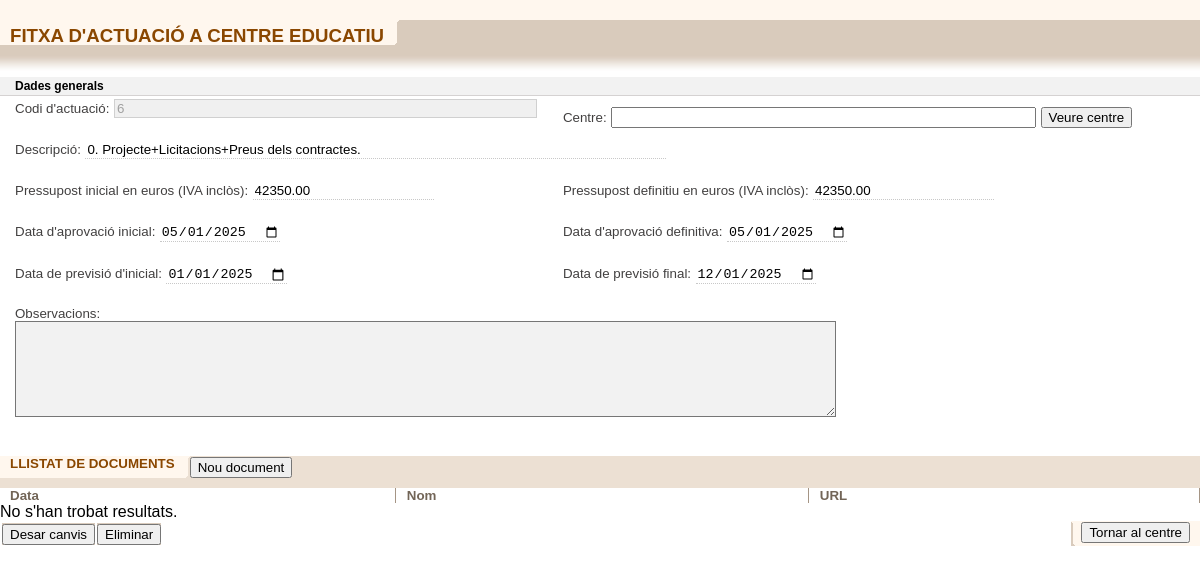
The page /conveni/actuacioConveniForm.php?id_centre=322&id_conveni=5&id=6 on the database its author committed.
### tables this page shows
CREATE TABLE `actuacio_conveni` (
  `id` int(11) NOT NULL,
  `centre_id` int(11) NOT NULL,
  `conveni_id` int(11) NOT NULL,
  `codi` varchar(50) DEFAULT NULL,
  `descripcio` text DEFAULT NULL,
  `pressupost_inicial` decimal(12,2) DEFAULT NULL,
  `pressupost_definitiu` decimal(12,2) DEFAULT NULL,
  `aprovacio_inicial` date DEFAULT NULL,
  `aprovacio_definitiva` date DEFAULT NULL,
  `previsio_inici` date DEFAULT NULL,
  `previsio_final` date DEFAULT NULL,
  `observacions` text DEFAULT NULL
);

### conveni/actuacioConveniForm.php (the view, shortened to what this page needs)
<!DOCTYPE html>
<?php
	include '../connectarBD.php';
	$id = $_GET['id'] ?? null;
	$id_centre = $_GET['id_centre'] ?? '';
	$nom_centre = $_GET['nom_centre'] ?? '';
	$id_conveni = $_GET['id_conveni'] ?? '';
	$actuacio = [
		'id' => '',
		'centre_id' => '',
		'Centre' => '',
		'descripcio' => '',
		'pressupost_inicial' => '',
		'pressupost_definitiu' => '',
		'aprovacio_inicial' => '',
		'aprovacio_definitiva' => '',
		'previsio_inici' => '',
		'previsio_final' => '',
		'observacions' => ''
	];
	if ($id) {
		$sql = "SELECT
			act.id,
			act.centre_id,
			act.descripcio,
			act.pressupost_inicial,
			act.pressupost_definitiu,
			act.aprovacio_inicial,
			act.aprovacio_definitiva,
			act.previsio_inici,
			act.previsio_final,
			act.observacions,
			cen.Centre
		FROM actuacio_conveni act, centres cen
		WHERE cen.id = act.centre_id
			AND act.id = ?;";
		$stmt = $connexio->prepare($sql);
		$stmt->bind_param("i", $id);
		$stmt->execute();
		$result = $stmt->get_result();
		$actuacio = $result->fetch_assoc();
	}
	if ($id) {
		$stmt = $connexio->prepare("SELECT id, nom, data, url, tipus_id FROM document_actuacio_conveni WHERE actuacio_id = ?");
		$stmt->bind_param("i", $id);
		$stmt->execute();
		$result_documents = $stmt->get_result();
	}
?>
<html>
<head>
	<link rel="stylesheet" href="../css/estilos.css" type="text/css" />
	<link rel="stylesheet" href="../css/estilos_ficha_2.css" type="text/css" />
</head>
<body class="contenido" onload="ocultarFondoPrincipal();">
	<div class="contenedorFiltro"></div>
	<ul class="botoneraFicha">
		<li class="tituloFicha">
			<p class="posicionTituloFicha">FITXA D'ACTUACIÓ A CENTRE EDUCATIU</p>
		</li>
	</ul>
	<div class="espacioMarron">&nbsp;</div>
	<div id="fichaEditable" style="background-color:#ffffff;">
		<div class="cabeceraFicha"></div>
			<form name="entidad" method="post" action="actuacioConveniInsertUpdate.php">
				<div class="contenedorFicha">
					<div class="tituloSeccion">
						<p class="textoTituloSeccion">Dades generals</p>
					</div>
					<table>
						<tr>
							<td>
								<label for="codi" class="campoFicha_Blanca">Codi d'actuació:</label>
								<input type="text" id="codi" name="codi" class="formularioFicha" size="50" value="<?= $actuacio['id'] ?>" disabled ><br><br>
							</td>
							<td>
								<label class="campoFicha_Blanca">Centre:</label>
								<input type="text" name="centre" size="50" value="<?= $nom_centre ?>" readonly>
								<button type="button" onclick="obrirCentre()">Veure centre</button>
							</td>
						</tr>
						<tr>
							<td colspan="3">
								<label for="descripcio" class="campoFicha_Blanca">Descripció:</label>
								<input type="text" id="descripcio" name="descripcio" class="formularioFicha" size="70" value="<?= $actuacio['descripcio'] ?>"><br><br>
							</td>
						</tr>
						<tr>
							<td>
								<label for="pressupost_inicial" class="campoFicha_Blanca">Pressupost inicial en euros (IVA inclòs):</label>
								<input type="text" id="pressupost_inicial" name="pressupost_inicial" class="formularioFicha" value="<?= $actuacio['pressupost_inicial'] ?>"><br><br>
							</td>
							<td>
								<label for="pressupost_definitiu" class="campoFicha_Blanca">Pressupost definitiu en euros (IVA inclòs):</label>
								<input type="text" id="pressupost_definitiu" name="pressupost_definitiu" class="formularioFicha" value="<?= $actuacio['pressupost_definitiu'] ?>"><br><br>
							</td>
						</tr>
						<tr>
							<td>
								<label for="aprovacio_inicial" class="campoFicha_Blanca">Data d'aprovació inicial:</label>
								<input type="date" id="aprovacio_inicial" name="aprovacio_inicial" class="formularioFicha"
									value="<?= !empty($actuacio['aprovacio_inicial']) ? date('Y-m-d', strtotime($actuacio['aprovacio_inicial'])) : '' ?>"><br><br>
							</td>
							<td>
								<label for="aprovacio_definitiva" class="campoFicha_Blanca">Data d'aprovació definitiva:</label>
								<input type="date" id="aprovacio_definitiva" name="aprovacio_definitiva" class="formularioFicha" value="<?= !empty($actuacio['aprovacio_definitiva']) ? date('Y-m-d', strtotime($actuacio['aprovacio_definitiva'])) : '' ?>"><br><br>
							</td>
						</tr>
						<tr>
							<td>
								<label for="previsio_inici" class="campoFicha_Blanca">Data de previsió d'inicial:</label>
								<input type="date" id="previsio_inici" name="previsio_inici" class="formularioFicha" value="<?= !empty($actuacio['previsio_inici']) ? date('Y-m-d', strtotime($actuacio['previsio_inici'])) : '' ?>"><br><br>
							</td>
							<td>
								<label for="previsio_final" class="campoFicha_Blanca">Data de previsió final:</label>
								<input type="date" id="previsio_final" name="previsio_final" class="formularioFicha" value="<?= !empty($actuacio['previsio_final']) ? date('Y-m-d', strtotime($actuacio['previsio_final'])) : '' ?>"><br><br>
							</td>
						</tr>
						<tr>
							<td colspan="3">
								<label for="observacions" class="campoFicha_Blanca" style="align-self:start; display:grid">Observacions:</label>
								<textarea name="observacions" id="observacions" class="contenedorFicha_Blanca" rows="6" cols="100"><?= $actuacio['observacions'] ?></textarea>
							</td>
						</tr>
					</table>
				</div>
				<br><br>
				<?php if ($id): ?>
				<div class="contenedorFicha">
					<ul class="botoneraListado">
						<li class="tituloListado">LLISTAT DE DOCUMENTS</li>
						<li class="fondoBotoneraListado">
							<input type="button" class="boton" value="Nou document" onclick="location.href='documentActuacioConveniForm.php?id_actuacio=<?php echo $id ?>&id_centre=<?php echo $id_centre ?>&id_conveni=<?php echo $id_conveni ?>';">
						</li>
					</ul>
					<div class="espacioMarronClaro"></div>
					<div id="cuerpo" class="scroll_total">
						<table class="listado" cellpadding="0" cellspacing="0" width="100%">
							<thead>
								<tr>
									<th class="campoCabeceraListadoInicial">Data</th>
									<th class="campoCabeceraListado">Nom</th>
									<th class="campoCabeceraListado">URL</th>
								</tr>
							</thead>
							<tbody>
								<?php
								if ($result_documents && $result_documents->num_rows > 0) {
									while ($row = $result_documents->fetch_assoc()) {
                                        $idDoc = $row["id"];
										echo "<tr onclick=\"window.location.href='documentActuacioConveniForm.php?id_document=$idDoc&id_actuacio=$id&id_centre=$id_centre&id_conveni=$id_conveni'\">";
										echo "<td class='campoListadoInicial'>". date('Y-m-d', strtotime($row["data"])). "</td>";
										echo "<td class='campoListadoInicial'>". $row["nom"]. "</td>";
										echo "<td class='campoListado'>";
										if (!empty($row['url'])) {
											echo "<a href='" . htmlspecialchars($row['url']) . "' onclick=\"event.preventDefault(); event.stopPropagation(); window.open(this.href, '_blank');\">Veure Document</a>";
										}
										echo "</td>";
										echo "</a></tr>";
									}
								} else {
									echo "<tr><td colspan='3'>No s'han trobat resultats.</td></tr>";
								}
							?>
							</tbody>
						</table>
					</div>
				</div>
				<?php endif; ?>
			</div>
			<li class="fondoBotoneraFicha">
				<input type="submit" class="boton" onclick="return confirm('Estàs segur de desar els canvis?');" value="Desar canvis">
			</li>
	<form method="get" action="actuacioConveniDelete.php">
		<li class="fondoBotoneraFicha">
			<button type="submit" class="boton" onclick="return confirm('Estàs segur de borrar aquesta actuació?');">Eliminar</button>
		</li>
	</form>
	<li class="volverFicha">
		<input type="button" class="boton" value="Tornar al centre" onclick="window.location.href='centreConveniForm.php?id_centre=<?php echo $id_centre ?>&id_conveni=<?php echo $id_conveni ?>'">
	</li>
</body>
</html>

### css/estilos.css (style rules this page uses)
body.contenido { margin:0px; font-family:arial; background-color:transparent; }
.boton { font-size:10pt; margin:1px 0px 0px 0px; }
.espacioMarron { height:10px; background-color:#D9CBBC; width:100%; clear:both; }
.espacioMarronClaro { background-color:#ece0d3; height:10px; width:100%; clear:both; }
.contenedorFiltro { background-color:#fff7ee; padding:10px; margin:0px; clear:both; }
.botoneraListado { list-style:none; margin:0px; padding:0px; width:100%; height:22px; background-color:#ece0d3; }
.tituloListado { font-size:10pt; font-weight:bold; white-space:nowrap; color:#8a4700; padding:0px 15px 0px 10px; background:#FFF7EE url(../imagenes/remateRightTituloListado.gif) no-repeat right; float:left; height:22px; }
.fondoBotoneraListado { background-color:#ece0d3; float:left; height:22px; margin:0px auto; }
.listado { clear:both; background-color:#ffffff; margin:0px; padding:0px; }
.campoCabeceraListadoInicial { font-size:10pt; color:#726557; border-right:1px solid #A59585; padding:0px 0px 0px 10px; text-align:left; }
.campoCabeceraListado { font-size:10pt; color:#726557; border-right:1px solid #A59585; border-left:1px solid #ffffff; padding:0px 0px 0px 10px; text-align:left; }
.campoFicha_Blanca { font-size:10pt; color:#424040; margin-left: 12px; }
.textoTituloSeccion { font-size:9pt; font-weight:bold; margin:2px 0px 2px 15px; padding-top:2px; }
.scroll_total { width:100%; }

### css/estilos_ficha_2.css (style rules this page uses)
.botoneraFicha { list-style:none; margin:0px; padding:0px; width:100%; height:25px; background-color:#D9CBBC; }
.fondoBotoneraFicha { background-color:#D9CBBC; float:left; height:22px; margin:2px 0px 0px 2px; }
.tituloFicha { font-size:14pt; font-weight:bold; white-space:nowrap; color:#8a4700; padding:0px 15px 0px 10px; background:#FFF7EE url(../imagenes/remateLeftBotoneraFicha.gif) no-repeat right; float:left; height:25px; }
.posicionTituloFicha { margin:0px; padding:5px 0px 0px 0px; }
.volverFicha { background:#FFF7EE url(../imagenes/remateBotoneraFicha.gif) no-repeat left; float:right; height:25px; padding:0px 10px 0px 10px; }
.contenedorFicha { background-color:#ffffff; margin:0px; padding:0px; clear:both; vertical-align:top; }
.contenedorFicha_Blanca { background-color:#f2f2f2; margin-left:12px; clear:both; vertical-align:top; }
.formularioFicha { font-size:10pt; color:#000000; border:0px; border-bottom:1px dotted #c8c8c8; margin-right:10px; }
input.formularioFicha:read-only { background-color: #f0f0f0; color: #a0a0a0; border: 1px solid #d0d0d0; }
.tituloSeccion { color:#000000; margin:0px; padding:0px; width:100%; text-align:left; background-color:#f2f2f2; border-bottom:1px solid #D5D2D2; clear:both; }
.cabeceraFicha { background:#ffffff url(../imagenes/fondoCabeceraFicha.gif) repeat-x top; height:20px; clear:both; }
li { list-style-type: none; }

### rows shown on the page
actuacio_conveni: codi "6", descripcio "0. Projecte+Licitacions+Preus dels contractes.", pressupost_inicial "42350.00", pressupost_definitiu "42350.00", aprovacio_inicial "05/01/2025", aprovacio_definitiva "05/01/2025", previsio_inici "01/01/2025", previsio_final "12/01/2025"
